Frame 1 (no input): blank canvas, image omitted
Frame 60 (no input): blank canvas, image omitted
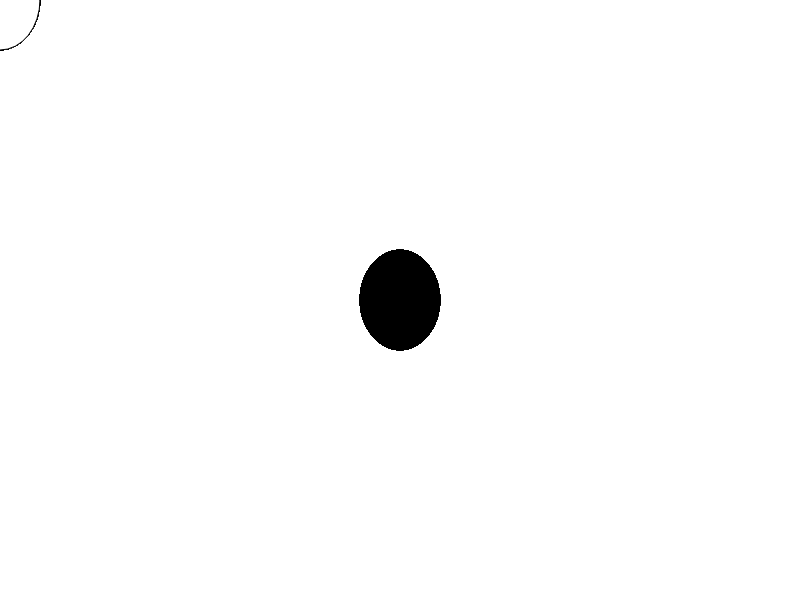
Frame 120 (the mouse pressed at the canvas centre since frame 60)

The p5.js sketch whose frames 1 and 60 were blank and that drew this single picture after the mouse press (run headless with seeded random() and noise() and a simulated clock; from frame 60 on, the mouse is pressed at the canvas centre):

// p5.js sketch
// ── sketch.js
function setup() {
  createCanvas(800,600)
}

function draw() {
  if (mouseIsPressed) {
    fill(0)
  }
  else{
    fill(255);
  }
  ellipse(mouseX,mouseY,80,100)
}
